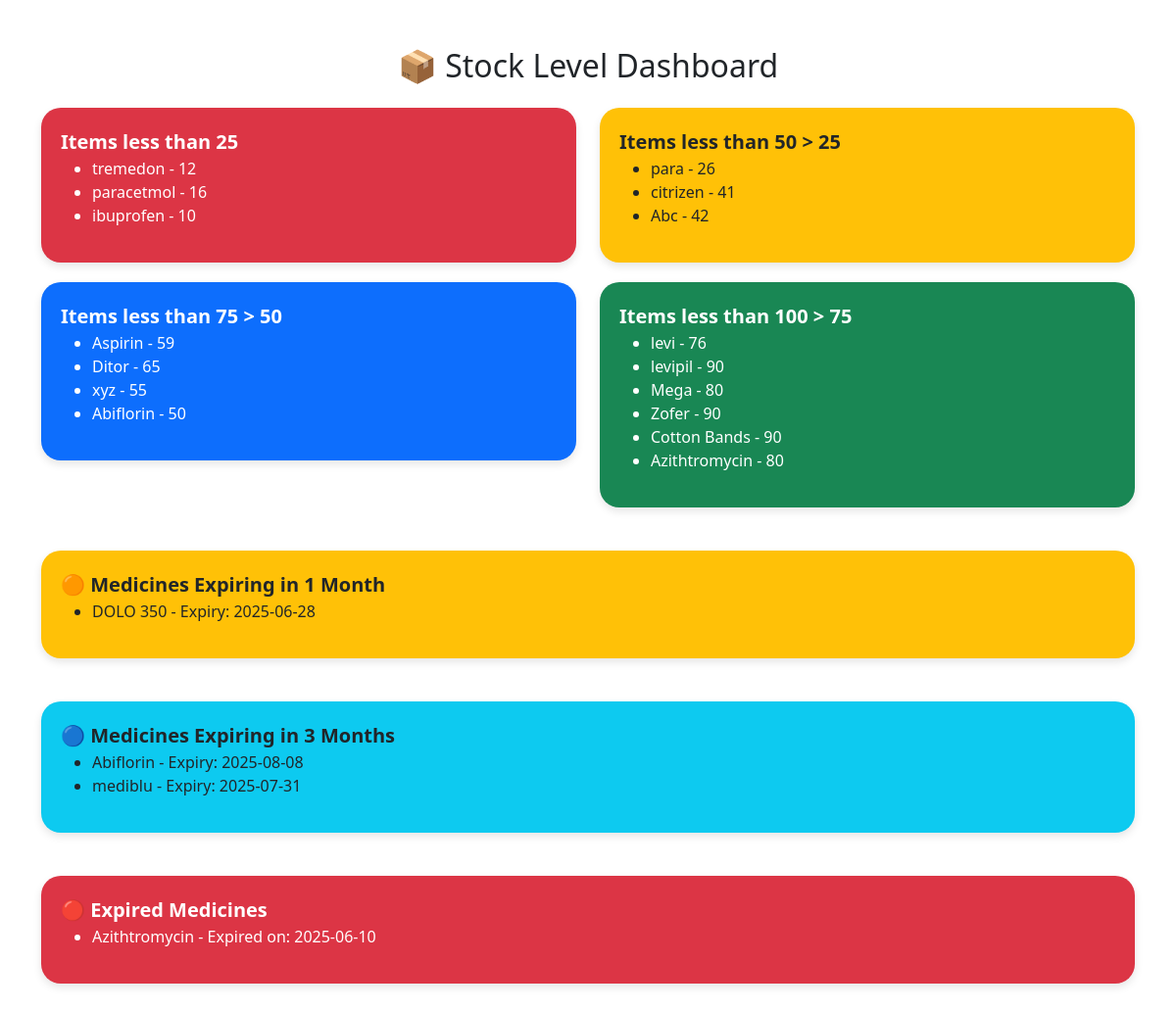
Screenshot of /stock-grid (signed in) with the database file from the repository.
### tables this page shows
CREATE TABLE master (
    item_id INTEGER PRIMARY KEY AUTOINCREMENT,
    item_name TEXT,
    batch_no TEXT,
    expiry_date TEXT,
    pack TEXT,
    available_qty INTEGER,
    buying_price REAL,
    mrp REAL,
    selling_price REAL,
    user_id TEXT,
    is_active TEXT DEFAULT 'Y', area TEXT,
    UNIQUE(item_name, batch_no)
);

### app.py (the view)
@app.route("/stock-grid")
def stock_grid():
    connection = get_db()
    cursor = connection.cursor()
    refresh_user_role()
    user_id = session.get("user_id")
    is_admin = session.get("role") == "admin"
    sql = "SELECT item_name, available_qty, expiry_date FROM master WHERE available_qty > 0"
    params = ()
    if not is_admin:
        sql += " AND user_id = ?"
        params = (user_id,)
    cursor.execute(sql, params)
    red_items = []
    yellow_items = []
    blue_items = []
    green_items = []
    expiring_1_month = []
    expiring_3_months = []
    expired_items = []
    today = datetime.date.today()
    one_month_later = today + datetime.timedelta(days=30)
    three_months_later = today + datetime.timedelta(days=90)
    for row in cursor.fetchall():
        name = row["item_name"]
        qty = int(row["available_qty"] or 0)
        expiry = row["expiry_date"]
        if qty < 25:
            red_items.append({"item_name": name, "quantity": qty})
        elif qty < 50:
            yellow_items.append({"item_name": name, "quantity": qty})
        elif qty < 75:
            blue_items.append({"item_name": name, "quantity": qty})
        elif qty < 100:
            green_items.append({"item_name": name, "quantity": qty})
        if expiry:
            expiry_date = datetime.datetime.strptime(expiry, "%Y-%m-%d").date()
            if expiry_date < today:
                expired_items.append({"item_name": name, "expiry_date": expiry})
            elif today <= expiry_date <= one_month_later:
                expiring_1_month.append({"item_name": name, "expiry_date": expiry})
            elif today <= expiry_date <= three_months_later:
                expiring_3_months.append({"item_name": name, "expiry_date": expiry})
    cursor.close()
    connection.close()
    return render_template(
        "stock_grid.html",
        red_items=red_items,
        yellow_items=yellow_items,
        blue_items=blue_items,
        green_items=green_items,
        expiring_1_month=expiring_1_month,
        expiring_3_months=expiring_3_months,
        expired_items= expired_items
    )

### app.py (called while the page is built)
def get_db():
    conn = sqlite3.connect(DATABASE,timeout=10)
    conn.row_factory = sqlite3.Row
    return conn

@app.before_request
def check_license():
    allowed_paths = ['/static', '/renew', '/login', '/favicon.ico', '/change_password']
    if any(request.path.startswith(p) for p in allowed_paths):
        return
    conn = get_db()
    cur = conn.cursor()
    cur.execute("SELECT end_date FROM license ORDER BY id DESC LIMIT 1")
    row = cur.fetchone()
    cur.close()
    conn.close()
    if row:
        end_date = datetime.datetime.strptime(row[0], "%Y-%m-%d").date()
        today = datetime.date.today()
        if today > end_date:
            return '''
                <h2 style="color:red">⛔ License Expired</h2>
                <p>Please contact developer and enter a new license key below:</p>
                <a href="/renew">🔑 Click here to Renew</a>
            ''', 403

def get_today_day_bill_id(conn):
    cur = conn.cursor()
    cur.execute("SELECT COALESCE(MAX(day_bill_id), 0) + 1 FROM pharmacy_header WHERE date(sale_date) = date('now') AND user_id = ?", (session.get("user_id"),))
    val = cur.fetchone()[0]
    cur.close()
    return val

def get_next_bill_no(conn):
    cur = conn.cursor()
    cur.execute("SELECT MAX(bill_no) FROM pharmacy_header")
    last = cur.fetchone()[0]
    cur.close()
    if last:
        next_seq = int(last[1:]) + 1  # strip “B”
    else:
        next_seq = 1
    return f"B{next_seq:06d}"  # B000001 …

@app.context_processor
def inject_ids():
    conn = get_db()
    ctx = {
        "day_bill_id": get_today_day_bill_id(conn),
        "bill_no": get_next_bill_no(conn)
    }
    conn.close()
    return ctx

def refresh_user_role():
    if "user_id" in session:
        conn = get_db()
        cur = conn.cursor()
        cur.execute("SELECT role FROM login WHERE user_id = ?", (session["user_id"],))
        row = cur.fetchone()
        if row:
            db_role = row[0]
            if session.get("role") != db_role:
                session["role"] = db_role  # update the session
        cur.close()
        conn.close()

### templates/stock_grid.html (shortened to what this page needs)
<!DOCTYPE html>
<html lang="en">
<head>
  <link rel="stylesheet" href="{{ url_for('static', filename='css/bootstrap.min.css') }}">
</head>
<body>
  <div class="container py-5">
    <h2 class="text-center mb-4">📦 Stock Level Dashboard</h2>
    <div class="row">
      <div class="col-md-6">
        <div class="stock-card bg-danger text-white">
          <div class="grid-title">Items less than 25</div>
          <ul>
            {% for item in red_items %}
            <li>{{ item['item_name'] }} - {{ item['quantity'] }}</li>
            {% endfor %}
          </ul>
        </div>
      </div>
      <div class="col-md-6">
        <div class="stock-card bg-warning">
          <div class="grid-title">Items less than 50 > 25</div>
          <ul>
            {% for item in yellow_items %}
            <li>{{ item['item_name'] }} - {{ item['quantity'] }}</li>
            {% endfor %}
          </ul>
        </div>
      </div>
      <div class="col-md-6">
        <div class="stock-card bg-primary text-white">
          <div class="grid-title">Items less than 75 > 50</div>
          <ul>
            {% for item in blue_items %}
            <li>{{ item['item_name'] }} - {{ item['quantity'] }}</li>
            {% endfor %}
          </ul>
        </div>
      </div>
      <div class="col-md-6">
        <div class="stock-card bg-success text-white">
          <div class="grid-title">Items less than 100 > 75</div>
          <ul>
            {% for item in green_items %}
            <li>{{ item['item_name'] }} - {{ item['quantity'] }}</li>
            {% endfor %}
          </ul>
        </div>
      </div>
    </div>
    <div class="row mt-4">
      <div class="col-12">
        <div class="stock-card bg-warning text-dark">
          <div class="grid-title">🟠 Medicines Expiring in 1 Month</div>
          <ul>
            {% for item in expiring_1_month %}
            <li>{{ item['item_name'] }} - Expiry: {{ item['expiry_date'] }}</li>
            {% else %}
            <li>No items expiring in 1 month.</li>
            {% endfor %}
          </ul>
        </div>
      </div>
    </div>
    <div class="row mt-4">
      <div class="col-12">
        <div class="stock-card bg-info text-dark">
          <div class="grid-title">🔵 Medicines Expiring in 3 Months</div>
          <ul>
            {% for item in expiring_3_months %}
            <li>{{ item['item_name'] }} - Expiry: {{ item['expiry_date'] }}</li>
            {% else %}
            <li>No items expiring in 3 months.</li>
            {% endfor %}
          </ul>
        </div>
      </div>
    </div>
    <div class="row mt-4">
      <div class="col-12">
        <div class="stock-card bg-danger text-white">
          <div class="grid-title">🔴 Expired Medicines</div>
          <ul>
            {% for item in expired_items %}
            <li>{{ item['item_name'] }} - Expired on: {{ item['expiry_date'] }}</li>
            {% else %}
            <li>No expired items.</li>
            {% endfor %}
          </ul>
        </div>
      </div>
    </div>
  </div>
</body>
</html>

### templates/stock_grid.html (style rules this page uses)
.stock-card { border-radius: 20px; box-shadow: 0 4px 8px rgba(0,0,0,0.1); padding: 20px; margin-bottom: 20px; }
.grid-title { font-size: 1.25rem; font-weight: 600; }

### rows the page displays
master: item_name "tremedon", quantity "12"
master: item_name "paracetmol", quantity "16"
master: item_name "ibuprofen", quantity "10"
master: item_name "para", quantity "26"
master: item_name "citrizen", quantity "41"
master: item_name "Abc", quantity "42"
master: item_name "Aspirin", quantity "59"
master: item_name "Ditor", quantity "65"
master: item_name "xyz", quantity "55"
master: item_name "Abiflorin", quantity "50", expiry_date "2025-08-08"
master: item_name "levi", quantity "76"
master: item_name "levipil", quantity "90"
master: item_name "Mega", quantity "80"
master: item_name "Zofer", quantity "90"
master: item_name "Cotton Bands", quantity "90"
master: item_name "Azithtromycin", quantity "80", expiry_date "2025-06-10"
master: item_name "DOLO 350", expiry_date "2025-06-28"
master: item_name "mediblu", expiry_date "2025-07-31"
